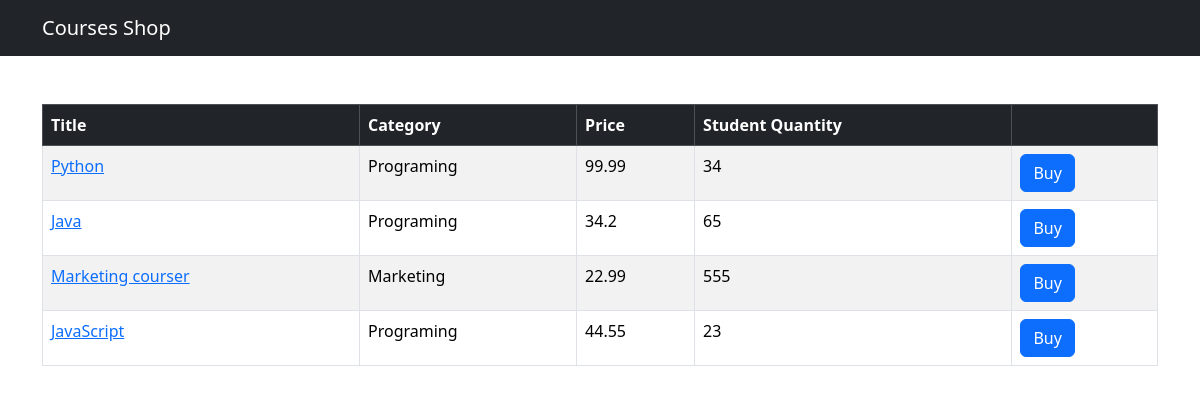
The app's page /shop/ with its own data.
### shop/models.py (models this page shows, shortened)
class Course(models.Model):
    title = models.CharField(max_length=300)
    price = models.FloatField()
    student_qty = models.IntegerField()
    reviews_qty = models.IntegerField()
    category = models.ForeignKey(Category, on_delete=models.CASCADE)
    create_at = models.DateTimeField(default=timezone.now)

class Category(models.Model):
    title = models.CharField(max_length=255)
    create_at = models.DateTimeField(default=timezone.now)
    def __str__(self) -> str:
        return self.title

### shop/views.py (the view)
# urls.py: path('', views.index, name='index'),
def index(request):
    cousers = models.Course.objects.all()
    return render(request, 'courser.html', context={'cousers': cousers})

### shop/templates/courser.html (shortened to what this page needs)
{% extends "base.html" %}
{% block content %}
<table class="table mt-5 table-bordered table-striped table-hover">
    <thead class="table-dark">
        <tr>
            <th>Title</th>
            <th>Category</th>
            <th>Price</th>
            <th>Student Quantity</th>
            <th></th>
        </tr>
    </thead>
    <tbody>
        {% for cours in cousers %}
        <tr>
            <td>
            <a href={% url "shop:single_course" cours.id %}>{{cours.title}}</a>
            </td>
            <td>{{cours.category}}</td>
            <td>{{cours.price}}</td>
            <td>{{cours.student_qty}}</td>
            <td><button class="btn btn-primary">Buy</button></td>
        </tr>
        {% endfor %}
    </tbody>
</table>
{% endblock  %}

### shop/templates/base.html (shortened to what this page needs)
<!DOCTYPE html>
<html lang="en">
<head>
    <link href="https://cdn.jsdelivr.net/npm/bootstrap@5.3.2/dist/css/bootstrap.min.css" rel="stylesheet">
</head>
<body>
    <nav class="navbar navbar-dark bg-dark">
        <div class="container">
            <a href="{% url "shop:index" %}" class="navbar-brand">Courses Shop</a>
        </div>
    </nav>
    <main class="container">
        {% block content %}
        {% endblock %}
    </main>
</body>
</html>

### records on screen
Course: title "Python", category "Programing", price "99.99", student_qty "34"
Course: title "Java", category "Programing", price "34.2", student_qty "65"
Course: title "Marketing courser", category "Marketing", price "22.99", student_qty "555"
Course: title "JavaScript", category "Programing", price "44.55", student_qty "23"
